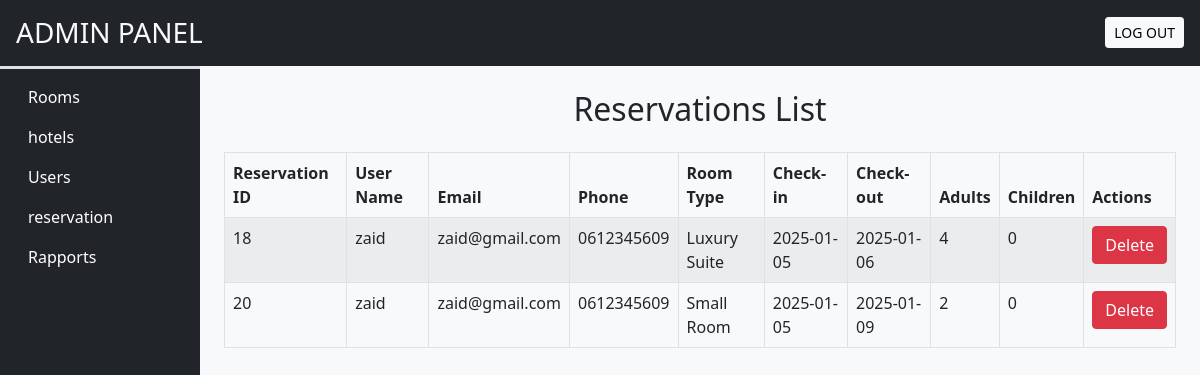
The app's page /admins/ctrl_reservation.php with its own data.
### tables this page shows
CREATE TABLE `reservations` (
  `id` int(11) NOT NULL,
  `user_id` int(11) NOT NULL,
  `room_id` int(11) NOT NULL,
  `check_in` date NOT NULL,
  `check_out` date NOT NULL,
  `adults` int(11) NOT NULL,
  `children` int(11) NOT NULL,
  `created_at` timestamp NOT NULL DEFAULT current_timestamp(),
  `city_id` int(11) NOT NULL,
  `hotel_id` int(11) DEFAULT NULL
);

CREATE TABLE `users` (
  `id` int(11) NOT NULL,
  `name` varchar(100) NOT NULL,
  `email` varchar(100) NOT NULL,
  `phone` varchar(15) NOT NULL,
  `address` text NOT NULL,
  `pincode` varchar(10) NOT NULL,
  `birthday` date NOT NULL,
  `password` varchar(255) NOT NULL,
  `created_at` timestamp NOT NULL DEFAULT current_timestamp()
);

CREATE TABLE `rooms` (
  `id` int(11) NOT NULL,
  `room_type` varchar(100) NOT NULL,
  `price` decimal(10,2) NOT NULL,
  `features` text DEFAULT NULL,
  `facilities` text DEFAULT NULL,
  `image` varchar(255) DEFAULT NULL,
  `created_at` timestamp NOT NULL DEFAULT current_timestamp(),
  `is_available` tinyint(1) DEFAULT 1,
  `last_booking_date` date DEFAULT NULL,
  `next_available_date` date DEFAULT NULL,
  `hotel_id` int(11) DEFAULT NULL
);

### admins/ctrl_reservation.php (the view, shortened to what this page needs)
<?php
require('incl/cnx.php');
try {
    $stmt = $pdo->query("
        SELECT r.id AS reservation_id, u.name AS user_name, u.email, u.phone,
               rm.room_type, r.check_in, r.check_out, r.adults, r.children
        FROM reservations r
        JOIN users u ON r.user_id = u.id
        JOIN rooms rm ON r.room_id = rm.id
    ");
    $reservations = $stmt->fetchAll(PDO::FETCH_ASSOC);
} catch (PDOException $e) {
    echo "Error fetching reservations: " . $e->getMessage();
    $reservations = [];
}
?>
<!DOCTYPE html>
<html lang="en">
<head>
    <?php require('incl/links.php'); ?>
</head>
<body class="bg-light">
    <?php require('incl/header.php'); ?>
    <div class="container-fluid" id="main-content">
        <div class="row">
            <div class="col-lg-10 ms-auto p-4 overflow-hidden">
                <h2 class="text-center mb-4">Reservations List</h2>
                <?php if (!empty($reservations)): ?>
                    <table class="table table-bordered table-striped">
                        <thead class="thead-dark">
                            <tr>
                                <th>Reservation ID</th>
                                <th>User Name</th>
                                <th>Email</th>
                                <th>Phone</th>
                                <th>Room Type</th>
                                <th>Check-in</th>
                                <th>Check-out</th>
                                <th>Adults</th>
                                <th>Children</th>
                                <th>Actions</th>
                            </tr>
                        </thead>
                        <tbody>
                            <?php foreach ($reservations as $reservation): ?>
                                <tr>
                                    <td><?php echo htmlspecialchars($reservation['reservation_id']); ?></td>
                                    <td><?php echo htmlspecialchars($reservation['user_name']); ?></td>
                                    <td><?php echo htmlspecialchars($reservation['email']); ?></td>
                                    <td><?php echo htmlspecialchars($reservation['phone']); ?></td>
                                    <td><?php echo htmlspecialchars($reservation['room_type']); ?></td>
                                    <td><?php echo htmlspecialchars($reservation['check_in']); ?></td>
                                    <td><?php echo htmlspecialchars($reservation['check_out']); ?></td>
                                    <td><?php echo htmlspecialchars($reservation['adults']); ?></td>
                                    <td><?php echo htmlspecialchars($reservation['children']); ?></td>
                                    <td>
                                    <a href="deleteReservation.php?id=<?php echo $reservation['reservation_id']; ?>" class="btn btn-danger" onclick="return confirm('Are you sure you want to delete this reservation?');">Delete</a>
                                    </td>
                                </tr>
                            <?php endforeach; ?>
                        </tbody>
                    </table>
                <?php else: ?>
                    <div class="alert alert-warning text-center">
                        No reservations found.
                    </div>
                <?php endif; ?>
            </div>
        </div>
    </div>
</body>
</html>

### records on screen
reservations: id "18", user.name "zaid", user.email "zaid@gmail.com", user.phone "0612345609", room.room_type "Luxury Suite", check_in "2025-01-05", check_out "2025-01-06", adults "4", children "0"
reservations: id "20", user.name "zaid", user.email "zaid@gmail.com", user.phone "0612345609", room.room_type "Small Room", check_in "2025-01-05", check_out "2025-01-09", adults "2", children "0"
